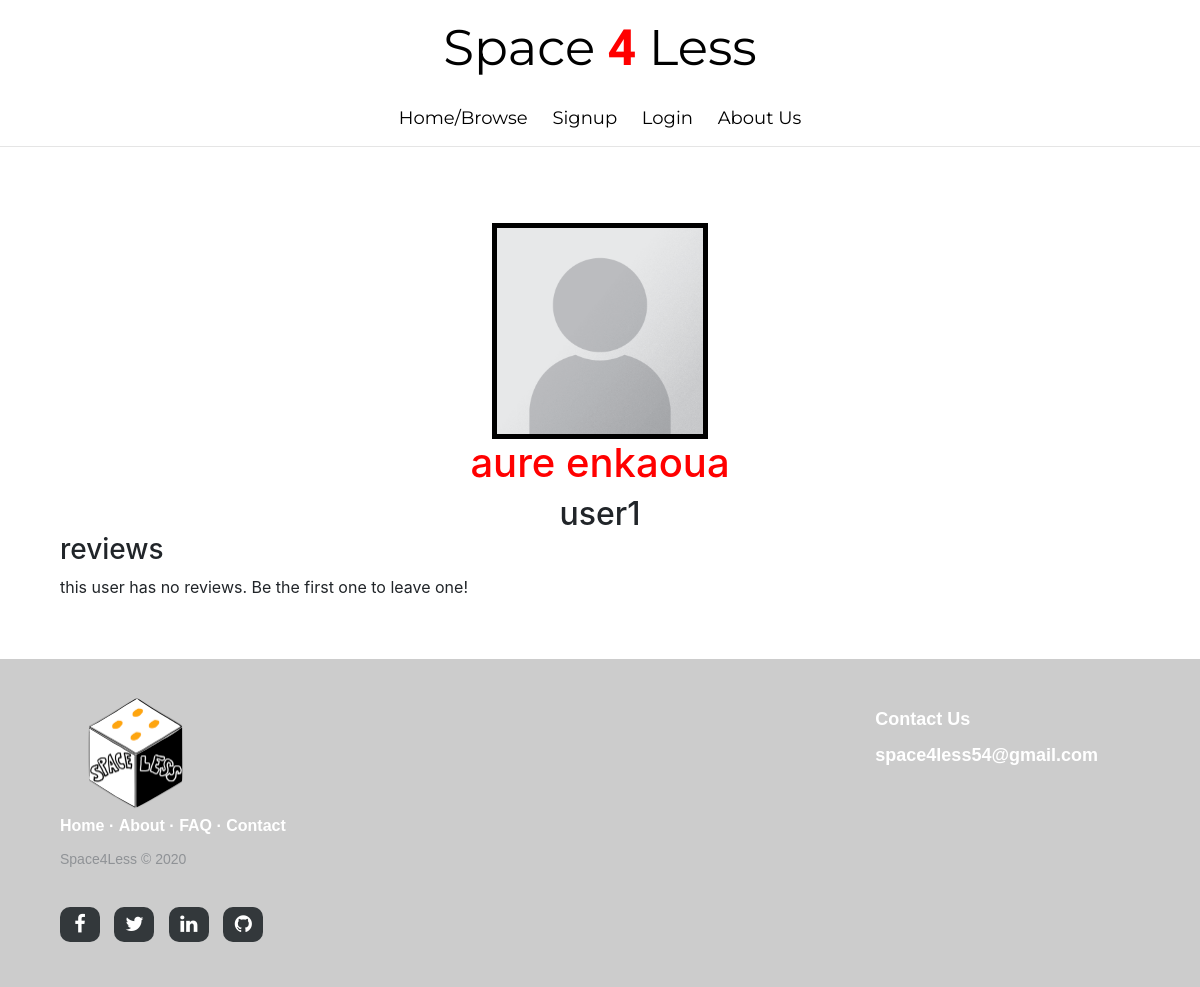
The app's page /profile/1 with its own data.
### app/models.py (models this page shows, shortened)
class User(db.Model, UserMixin):
    __tablename__ = 'user'
    user_id = db.Column(db.Integer, primary_key=True)
    username = db.Column(db.String(250), nullable=False)
    first_name = db.Column(db.String(250), nullable=False)
    last_name = db.Column(db.String(250), nullable=False)
    email = db.Column(db.String(250), nullable=False)
    password = db.Column(db.String(200))
    image_file = db.Column(db.String(20), nullable=False, default='default-profile.png')
    roles = db.Column(db.String(20))
    posts = db.relationship('Post', backref='author', lazy=True)
    bookings = db.relationship('Book')
    comments = db.relationship('Comment')
    reviews = db.relationship('Review')

### app/main/routes.py (the view, shortened to what this page needs)
@bp_main.route("/profile/<userid>", methods=['GET', 'POST'])
def view_profile(userid):
    user = User.query.get(userid)
    reviews = Review.query.filter_by(property_owner_user_id=userid) \
        .join(User, Review.renter_user_id == User.user_id) \
        .add_columns(Review.content, Review.stars, Review.date_posted, User.username, User.image_file,
                     Review.review_id) \
        .all()
    sum = 0
    number_of_reviews = 0
    star_number_tot = {1: 0, 2: 0, 3: 0, 4: 0, 5: 0, 'total': 0}
    if len(reviews) == 0:
        average = 'there are no reviews at this time'
    return render_template('view_profile.html', user=user, reviews=reviews, average=average,
                           star_number=star_number_tot)

### app/templates/view_profile.html (shortened to what this page needs)
{% extends 'layout.html' %}
{% block content %}
    <img class="profile_picture"
         src="{{ url_for('static', filename='profile_pictures/' + user.image_file, width=50, height =50) }}">
    <h1>{{ user.first_name }} {{ user.last_name }}</h1>
    <h2 class="align_center">{{ user.username }}</h2>
    <h3>reviews</h3>
    {% if star_number['total']== 0 %}
        this user has no reviews. Be the first one to leave one!
    {% endif %}
    <br>
{% endblock content %}

### app/templates/layout.html (shortened to what this page needs)
<!DOCTYPE html>
<html lang="en">
<head>
    <link rel="stylesheet" type="text/css" href="{{ url_for('static', filename='design.css') }}">
    <link rel="stylesheet" href=" https://maxcdn.bootstrapcdn.com/font-awesome/4.2.0/css/font-awesome.min.css">
    <link rel="stylesheet" href="https://stackpath.bootstrapcdn.com/bootstrap/4.4.1/css/bootstrap.min.css"
>
    <link rel="stylesheet" href="https://cdnjs.cloudflare.com/ajax/libs/font-awesome/4.7.0/css/font-awesome.min.css">
</head>
<body>
<header>
    <nav class="nav">
        <div class="nav-header">
            <div class="nav-title">
                Space<span
                    style='color: red; font-family: "Mr Dafoe"; font-size: 50px; font-style: normal; font-variant: normal; font-weight: 700; line-height: 26.4px; '> 4 </span>
                Less
            </div>
        </div>
        <div class="nav-links">
            <a href="{{ url_for('main.home_page') }}"> Home/Browse</a>
            {% if current_user.is_authenticated %}
                {% if current_user.roles == 'property_owner' %}
                    <a href="{{ url_for('posts.post') }}" target="_blank"> Post </a>
                    {#{% else %}
                        <a href="{{ url_for('main.book') }}" target="_blank"> Book </a>#}
                {% endif %}
                <a href="{{ url_for('auth.logout') }}">Logout</a>
                <a href="{{ url_for('user.profile') }}">My profile</a>
            {% else %}
                <a href="{{ url_for('auth.signup') }}">Signup</a>
                <a href="{{ url_for('auth.login') }}">Login </a>
                <a href="{{ url_for('main.about_me') }}">About Us </a>
            {% endif %}
        </div>
    </nav>
</header>
<hr>
<div class="main-body">
    {% block content %}{% endblock content %}
</div>
<footer class="footer-distributed">
    <div class="footer-left">
        <span><img class="logo" src="../static/logo.jpg" alt=" "></span>
        <p class="footer-links">
            <a href="{{ url_for('main.home_page') }}">Home</a>
            ·
            <a href="{{ url_for('main.about_me') }}">About</a>
            ·
            <a href="{{ url_for('main.faq') }}">FAQ</a>
            ·
            <a href="#">Contact</a>
        </p>
        <p class="footer-company-name">Space4Less © 2020</p>
        <div class="footer-icons">
            <a href="https://www.facebook.com"><i class="fa fa-facebook"></i></a>
            <a href="https://twitter.com"><i class="fa fa-twitter"></i></a>
            <a href="https://www.linkedin.com"><i class="fa fa-linkedin"></i></a>
            <a href="https://github.com"><i class="fa fa-github"></i></a>
        </div>
    </div>
    <div class="footer-right">
        <p>Contact Us</p>
        <br>
        <p>space4less54@gmail.com</p>
    </div>
</footer>
</body>
</html>

### app/static/design.css (style rules this page uses)
.logo { width: 25%; }
.main-body { padding: 5%; }
.profile_picture { border: 5px solid black; margin: auto; display: block; max-width:20%; max-height:20%; width: auto; height: auto; }
.align_center { text-align: center; margin: auto; }
h1 { text-align: center; color:red; }
h2 { padding-left: 20%; padding-right: 20%; }
* { box-sizing: border-box; }
.nav { justify-content: space-between; height: 50px; width: 100%; background-color: transparent; opacity: 1; }
.nav { display: inline-block !important; margin: auto; text-align: center; }
.nav > .nav-header > .nav-title { font-size: 50px; font-family: Montserrat, sans-serif; color: black; padding: 10px 10px 10px 10px; }
.nav > .nav-links { display: inline; font-size: 18px; font-family: Montserrat, sans-serif; color: black; }
.nav > .nav-links > a { display: inline-block; padding: 10px 10px 20px 10px; text-decoration: none; color: black; }
.footer-distributed { background: #cccccc; box-shadow: 0 1px 1px 0 rgba(0, 0, 0, 0.12); box-sizing: border-box; width: 100%; font: bold 16px sans-serif; text-align: left; padding: 35px 60px 40px; overflow: hidden; }
.footer-distributed .footer-left { float: left; }
.footer-distributed .footer-links { color: #ffffff; margin: 0 0 10px; padding: 0; }
.footer-distributed .footer-links a { display:inline-block; line-height: 1.8; text-decoration: none; color: inherit; }
.footer-distributed .footer-company-name { color: #8f9296; font-size: 14px; font-weight: normal; margin: 0; }
.footer-distributed .footer-icons { margin-top: 40px; }
.footer-distributed .footer-icons a { display: inline-block; width: 40px; height: 35px; cursor: pointer; background-color: #33383b; border-radius: 10px; font-size: 20px; color: #ffffff; text-align: center; line-height: 35px; margin-right: 10px; margin-bottom: 5px; }
.footer-distributed .footer-right { float: right; }
.footer-distributed .footer-right p { display: inline-block; vertical-align: top; margin: 15px 42px 0 0; color: #ffffff; font-size: 18px; }
.fa { font-size: 25px; }

### records on screen
User: image_file (placeholder picture), first_name "aure", last_name "enkaoua", username "user1"
